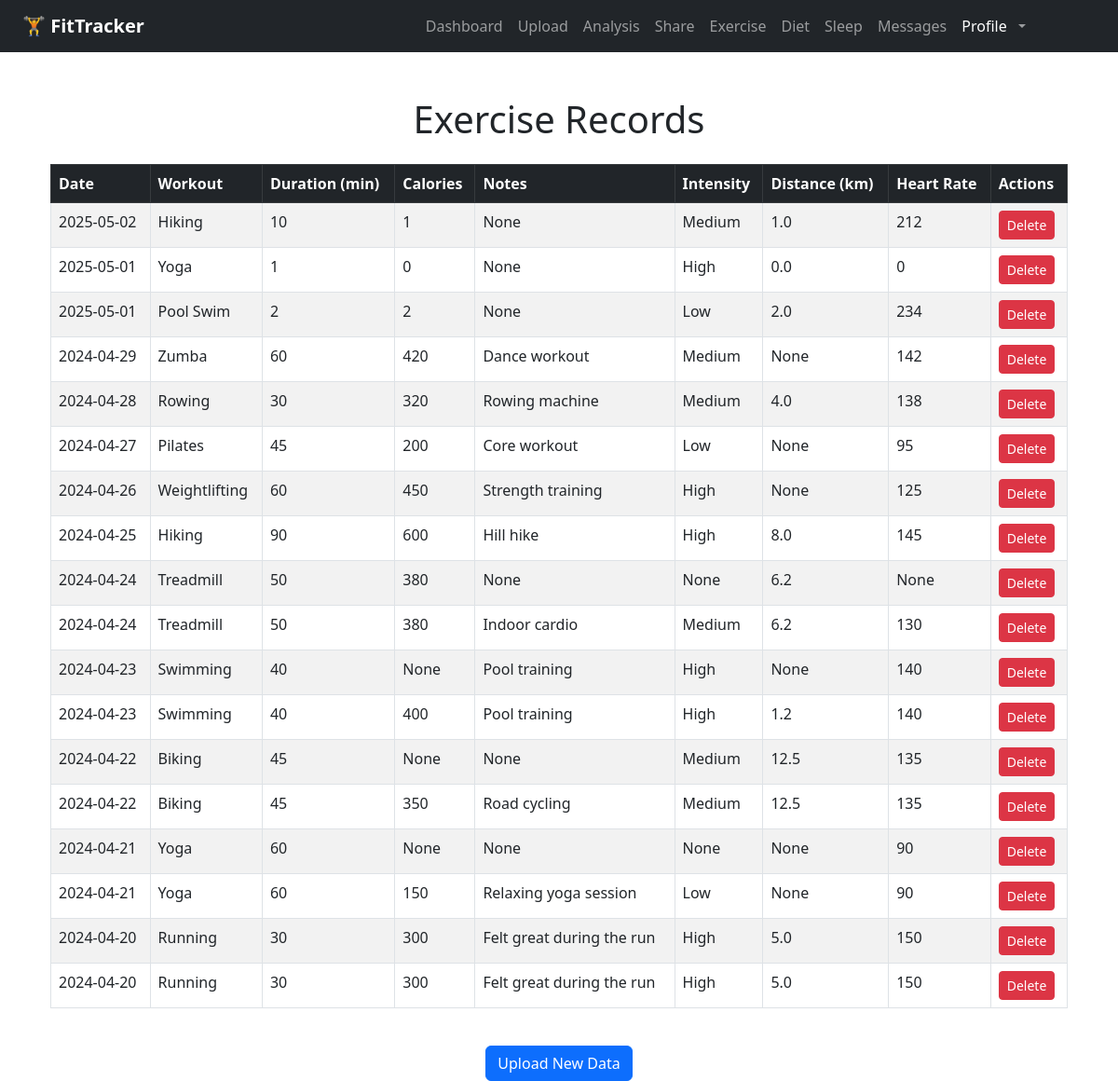
The app's page /records/exercise (signed in), older data.
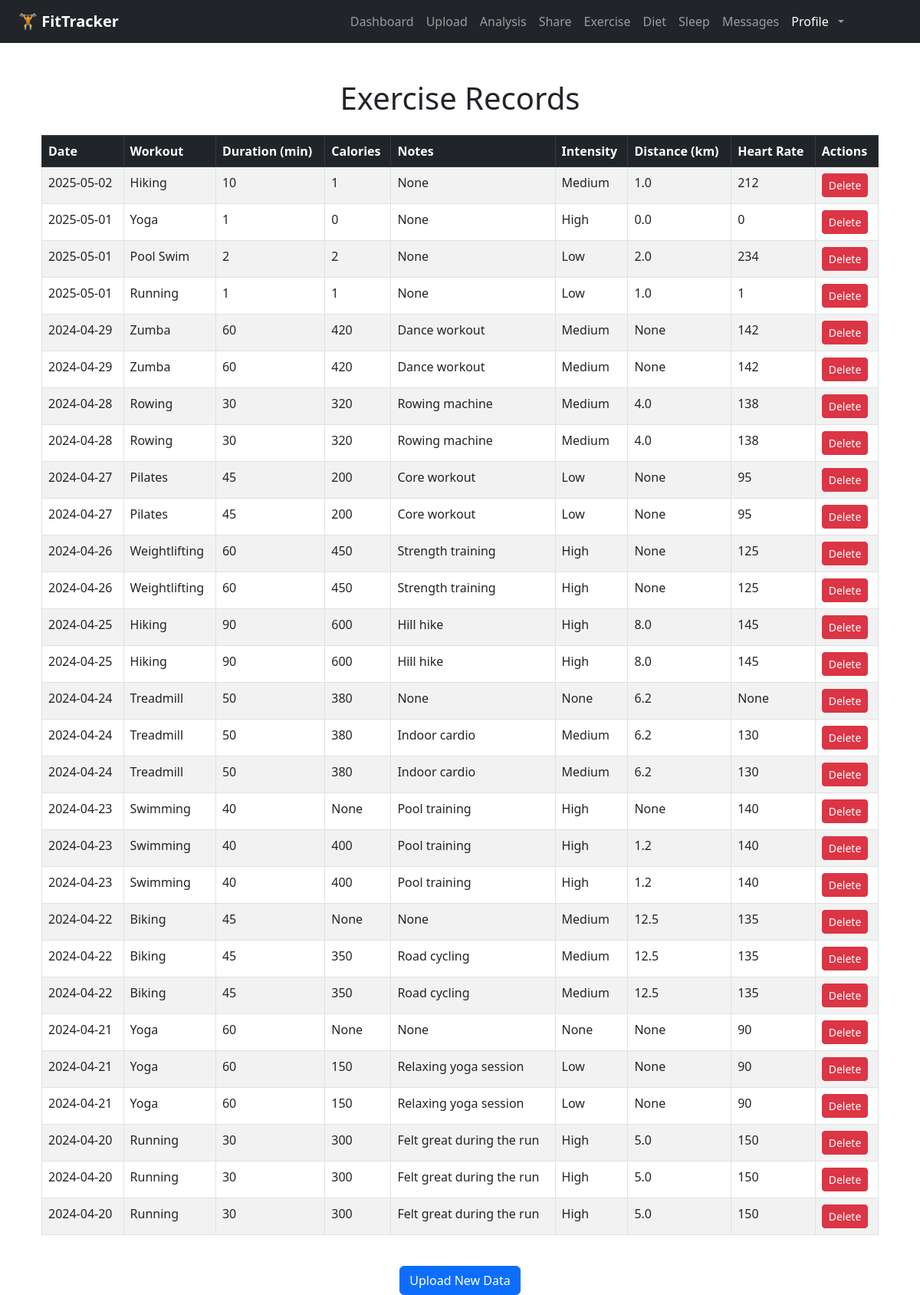
The same page, newer data.
### app/models.py (models this page shows)
class ExerciseEntry(db.Model):
    id = db.Column(db.Integer, primary_key=True)
    user_id = db.Column(db.Integer, db.ForeignKey('user.id'))
    workout_type = db.Column(db.String(100))
    intensity = db.Column(db.String(50))
    duration = db.Column(db.Integer)
    distance = db.Column(db.Float)
    calories = db.Column(db.Integer)
    heart_rate = db.Column(db.Integer)
    date = db.Column(db.Date)
    notes = db.Column(db.Text)

### app/routes.py (the view)
@main.route("/records/exercise")
def exercise_records():
    if "user_id" not in session:
        return redirect(url_for("main.login"))
    records = ExerciseEntry.query.filter_by(user_id=session["user_id"]).order_by(ExerciseEntry.date.desc()).all()
    return render_template("exercise_records.html", records=records)

### app/__init__.py (called while the page is built)
def create_app(config_class=None):
    app = Flask(__name__)
    if config_class:
        app.config.from_object(config_class)
    else:
        app.config['SECRET_KEY'] = "super-secret-key"
        app.config['SQLALCHEMY_DATABASE_URI'] = 'sqlite:///tracker.db'
        app.config['SQLALCHEMY_TRACK_MODIFICATIONS'] = False
    db.init_app(app)
    migrate.init_app(app, db)  # Bind migrate after app is created
    print("current database config is：", app.config['SQLALCHEMY_DATABASE_URI'])
    from . import models
    @app.context_processor
    def inject_message_model():
        return dict(Message=models.Message)
    from .routes import main
    app.register_blueprint(main)
    return app

### app/templates/exercise_records.html (shortened to what this page needs)
{% extends "base.html" %}
{% block content %}
<div class="container mt-5">
    <h1 class="text-center mb-4">Exercise Records</h1>
    {% if records %}
        <div class="table-responsive">
            <table class="table table-striped table-bordered">
                <thead class="table-dark">
                    <tr>
                        <th>Date</th>
                        <th>Workout</th>
                        <th>Duration (min)</th>
                        <th>Calories</th>
                        <th>Notes</th>
                        <th>Intensity</th>
                        <th>Distance (km)</th>
                        <th>Heart Rate</th>
                        <th>Actions</th>
                    </tr>
                </thead>
                <tbody>
                    {% for entry in records %}
                    <tr>
                        <td>{{ entry.date }}</td>
                        <td>{{ entry.workout_type }}</td>
                        <td>{{ entry.duration }}</td>
                        <td>{{ entry.calories }}</td>
                        <td>{{ entry.notes }}</td>
                        <td>{{ entry.intensity }}</td>
                        <td>{{ entry.distance }}</td>
                        <td>{{ entry.heart_rate }}</td>
                        <td>
                            <form action="{{ url_for('main.delete_exercise', entry_id=entry.id) }}" method="POST" style="display:inline;">
                                <button type="submit" class="btn btn-danger btn-sm" onclick="return confirm('Are you sure you want to delete this record?');">Delete</button>
                            </form>
                        </td>
                    </tr>
                    {% endfor %}
                </tbody>
            </table>
        </div>
    {% else %}
        <p class="text-center">No exercise records found.</p>
    {% endif %}
    <div class="text-center mt-4">
        <a href="{{ url_for('main.upload') }}" class="btn btn-primary">Upload New Data</a>
    </div>
</div>
{% endblock %}

### app/templates/base.html (shortened to what this page needs)
<!DOCTYPE html>
<html lang="en">
<head>
    <link href="https://cdn.jsdelivr.net/npm/bootstrap@5.3.0/dist/css/bootstrap.min.css" rel="stylesheet">
    <link rel="stylesheet" href="{{ url_for('static', filename='css/base.css') }}">
</head>
<body>
    <nav class="navbar navbar-expand-lg navbar-dark bg-dark px-4">
        <a class="navbar-brand fw-bold" href="{{ url_for('main.index') }}">🏋️ FitTracker</a>
        {% if session.get("user_id") %}
        <div class="collapse navbar-collapse" id="navbarContent">
          <ul class="navbar-nav ms-auto mb-2 mb-lg-0">
            <li class="nav-item">
              <a class="nav-link" href="{{ url_for('main.dashboard') }}">Dashboard</a>
            </li>
            <li class="nav-item">
              <a class="nav-link" href="{{ url_for('main.upload') }}">Upload</a>
            </li>
            <li class="nav-item">
              <a class="nav-link" href="{{ url_for('main.analysis') }}">Analysis</a>
            </li>
            <li class="nav-item">
              <a class="nav-link" href="{{ url_for('main.share') }}">Share</a>
            </li>
            <li class="nav-item">
              <a class="nav-link" href="{{ url_for('main.exercise_records') }}">Exercise</a>
            </li>
            <li class="nav-item">
              <a class="nav-link" href="{{ url_for('main.diet_records') }}">Diet</a>
            </li>
            <li class="nav-item">
              <a class="nav-link" href="{{ url_for('main.sleep_records') }}">Sleep</a>
            </li>
            <li class="nav-item">
              {% set unread_count = Message.query.filter_by(receiver_id=session['user_id'], is_read=False).count() %}
              <a class="nav-link" href="{{ url_for('main.messages') }}">
                Messages
              </a>
            </li>
            <li class="nav-item dropdown">
              <a class="nav-link dropdown-toggle d-flex align-items-center gap-2" href="#" id="userDropdown" role="button" data-bs-toggle="dropdown" aria-expanded="false">
                <span class="d-none d-md-inline fw-medium text-white">Profile</span>
              </a>
            </li>
            <li class="nav-item">
              <pre>        </pre>
            </li>
          </ul>
        </div>
        {% endif %}
    </nav>
    <div class="container mt-4">
        {% block content %}{% endblock %}
    </div>
</body>
</html>

Row changes from the older to the newer data that the page shows:
added ExerciseEntry: date "2025-05-01", workout_type "Running", duration "1", calories "1", notes "None", intensity "Low", distance "1.0", heart_rate "1"
added ExerciseEntry: date "2024-04-29", workout_type "Zumba", duration "60", calories "420", notes "Dance workout", intensity "Medium", distance "None", heart_rate "142"
added ExerciseEntry: date "2024-04-28", workout_type "Rowing", duration "30", calories "320", notes "Rowing machine", intensity "Medium", distance "4.0", heart_rate "138"
added ExerciseEntry: date "2024-04-27", workout_type "Pilates", duration "45", calories "200", notes "Core workout", intensity "Low", distance "None", heart_rate "95"
added ExerciseEntry: date "2024-04-26", workout_type "Weightlifting", duration "60", calories "450", notes "Strength training", intensity "High", distance "None", heart_rate "125"
added ExerciseEntry: date "2024-04-25", workout_type "Hiking", duration "90", calories "600", notes "Hill hike", intensity "High", distance "8.0", heart_rate "145"
added ExerciseEntry: date "2024-04-24", workout_type "Treadmill", duration "50", calories "380", notes "Indoor cardio", intensity "Medium", distance "6.2", heart_rate "130"
added ExerciseEntry: date "2024-04-23", workout_type "Swimming", duration "40", calories "400", notes "Pool training", intensity "High", distance "1.2", heart_rate "140"
added ExerciseEntry: date "2024-04-22", workout_type "Biking", duration "45", calories "350", notes "Road cycling", intensity "Medium", distance "12.5", heart_rate "135"
added ExerciseEntry: date "2024-04-21", workout_type "Yoga", duration "60", calories "150", notes "Relaxing yoga session", intensity "Low", distance "None", heart_rate "90"
added ExerciseEntry: date "2024-04-20", workout_type "Running", duration "30", calories "300", notes "Felt great during the run", intensity "High", distance "5.0", heart_rate "150"
